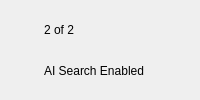
                     <widget class="QFrame" name="statAiCard">
                      <property name="role" stdset="0">
                       <string notr="true">statCard</string>
                      </property>
                      <layout class="QHBoxLayout" name="statAiCardLayout" stretch="0,1">
                       <property name="spacing">
                        <number>10</number>
                       </property>
                       <property name="leftMargin">
                        <number>12</number>
                       </property>
                       <property name="topMargin">
                        <number>10</number>
                       </property>
                       <property name="rightMargin">
                        <number>12</number>
                       </property>
                       <property name="bottomMargin">
                        <number>10</number>
                       </property>
                       <item>
                        <widget class="QLabel" name="statAiCardIcon">
                         <property name="pixmap">
                          <pixmap>icons/message-square__00FF85__22.svg</pixmap>
                         </property>
                         <property name="alignment">
                          <set>Qt::AlignCenter</set>
                         </property>
                         <property name="minimumSize">
                          <size>
                           <width>22</width>
                           <height>22</height>
                          </size>
                         </property>
                         <property name="maximumSize">
                          <size>
                           <width>22</width>
                           <height>22</height>
                          </size>
                         </property>
                        </widget>
                       </item>
                       <item>
                        <layout class="QVBoxLayout" name="statAiCardTextColumn">
                         <property name="spacing">
                          <number>1</number>
                         </property>
                         <property name="leftMargin">
                          <number>0</number>
                         </property>
                         <property name="topMargin">
                          <number>0</number>
                         </property>
                         <property name="rightMargin">
                          <number>0</number>
                         </property>
                         <property name="bottomMargin">
                          <number>0</number>
                         </property>
                         <item>
                          <widget class="QLabel" name="statAiCardValue">
                           <property name="text">
                            <string>2 of 2</string>
                           </property>
                           <property name="role" stdset="0">
                            <string notr="true">h1</string>
                           </property>
                          </widget>
                         </item>
                         <item>
                          <widget class="QLabel" name="statAiCardCaption">
                           <property name="text">
                            <string>AI Search Enabled</string>
                           </property>
                           <property name="role" stdset="0">
                            <string notr="true">caption</string>
                           </property>
                          </widget>
                         </item>
                        </layout>
                       </item>
                      </layout>
                     </widget>
